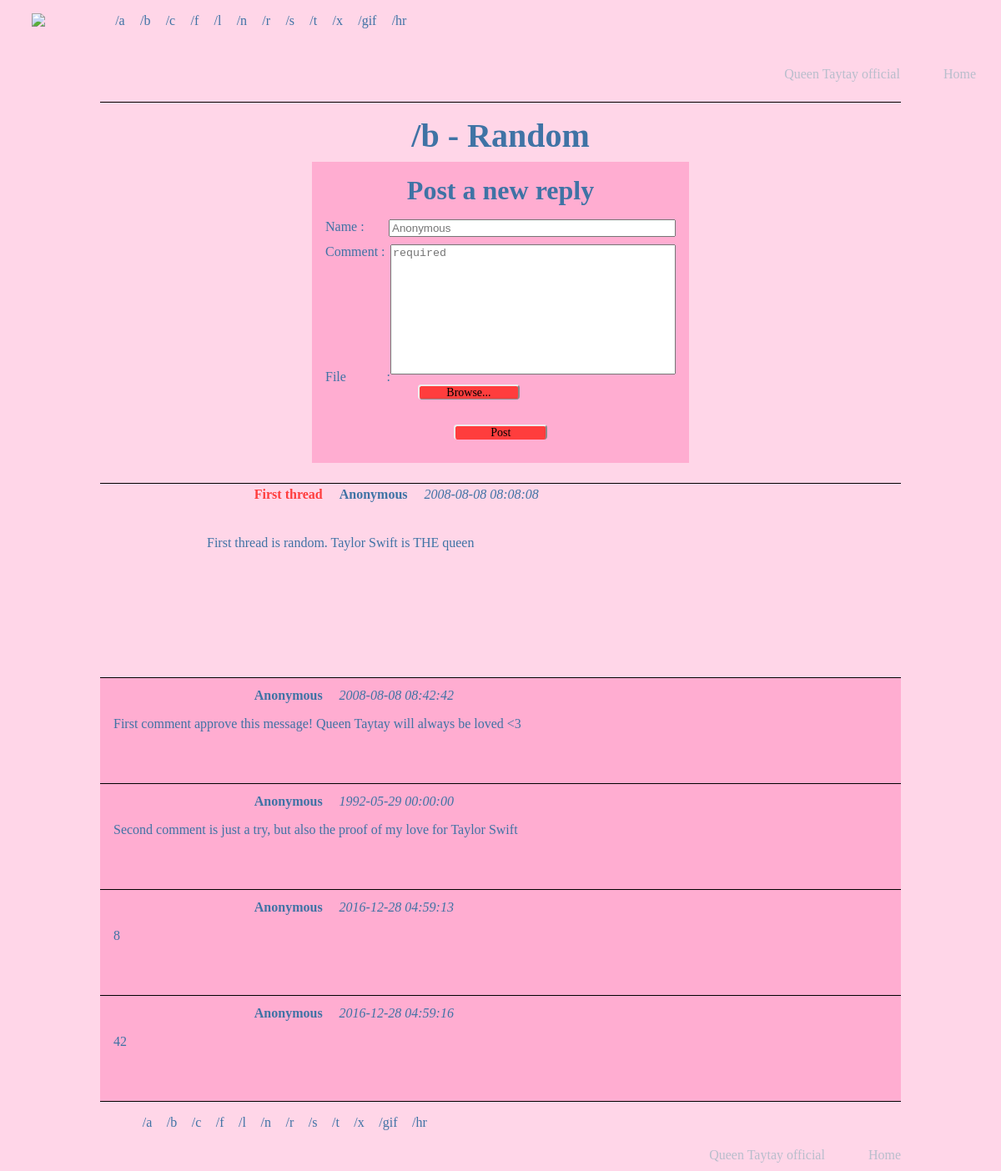
/reply.php?id=1, run on the app's committed database.
### tables this page shows
CREATE TABLE `category` (
  `id` int(11) NOT NULL,
  `type` varchar(8) NOT NULL,
  `category` varchar(123) NOT NULL
);

CREATE TABLE `thread` (
  `id` int(11) NOT NULL,
  `category_id` int(11) DEFAULT NULL,
  `title` varchar(63) DEFAULT NULL,
  `name` varchar(42) DEFAULT 'Anonymous',
  `comment` longtext,
  `date` datetime DEFAULT NULL,
  `file` text
);

CREATE TABLE `reply` (
  `id` int(11) NOT NULL,
  `thread_id` int(11) NOT NULL,
  `name` varchar(25) NOT NULL DEFAULT 'Anonymous',
  `comment` text NOT NULL,
  `date` datetime NOT NULL,
  `file` text NOT NULL
);

### connect.php (called while the page is built, shortened)
<?php
function secureGet($array)
{
	foreach ($array as $key => $value)
	{
		$array[$key] = htmlspecialchars($value);
		$array[$key] = htmlentities($value);
	}
	return $array;
};

### reply.php (the view, shortened to what this page needs)
<?php
	$whatForm = 'reply';
	require_once 'connect.php';
	$thread = 'SELECT
	`category_id`,
	`title`,
	`name`,
	`date`,
	`id`,
	`file`,
	`comment`
	FROM
	`thread`
	WHERE
	`id`= :id
	;';
	$getThread = $pdo->prepare($thread);
    $getThread->bindValue(':id', $_GET['id'], PDO::PARAM_INT);
    $getThread->execute();
    $rowThread = $getThread->fetch(PDO::FETCH_ASSOC);
    $rowThread = secureGet($rowThread);
	$reply = 'SELECT
	`name`,
	`date`,
	`file`,
	`comment`
	FROM
	`reply`
	WHERE
	`thread_id`= :thread_id
	;';
	$getReply = $pdo->prepare($reply);
   	$getReply->bindValue(':thread_id', $_GET['id'], PDO::PARAM_INT);
   	$getReply->execute();
    $title = 'SELECT
    `id`,
	`type`,
	`category`
	FROM
	`category`
	;';
	$stmt = $pdo->prepare($title);
    $stmt->execute();
    $headList = $stmt->fetchAll();
    $getTitle = array();
    foreach ($headList as $key => $value) {
    	if($headList[$key]['id']==$rowThread['category_id'])
    	{
    		array_push($getTitle, $headList[$key]['type'], $headList[$key]['category'], $headList[$key]['id']);
    	}
    }
?>
<!DOCTYPE html>
<html>
<head>
	<link rel="stylesheet" type="text/css" href="styles/tschan.css">
</head>
<body>
	<?php
		require_once('header.php');
		require_once('form.php');
	?>
		<article class="article">
			<div class="op">
				<ul class="info">
					<li><span class="title"><?=$rowThread['title']?></span></li>
					<li><strong><?=$rowThread['name']?></strong></li>
					<li><em><?=$rowThread['date']?></em></li>
				</ul>
				<p>
					<?=$rowThread['comment']?>
				</p>
			</div>
		</article>
		<?php
			while ($rowReply = $getReply->fetch(PDO::FETCH_ASSOC)):
				$rowReply = secureGet($rowReply);
		?>
			<section class="reply onreply">
				<ul class="info">
					<li><strong><?=$rowReply['name']?></strong></li>
					<li><em><?=$rowReply['date']?></em></li>
				</ul>
				<p>
					<?=$rowReply['comment']?>
				</p>
			</section>
	<?php
		endwhile;
		require_once('footer.php');
	?>
</body>
</html>

### header.php
<header class="page">
	<a href="index.php"><img src="content/logoSwift.png" class="logo"></a>
	<ul class="headList">
<?php foreach ($headList as $key => $value): ?>
		<li class="navList" title="<?=$headList[$key]['category']?>"><a href="thread.php?id=<?=$headList[$key]['id']?>">/<?=$headList[$key]['type']?></a></li>
<?php endforeach; ?>
	</ul>
	<nav class="headNav">
		<a href="http://www.taylorswift.com">Queen Taytay official</a>
		<a href="index.php">Home</a>
	</nav>
</header>

### form.php (shortened to what this page needs)
<main>
	<div class="thForm">
<?php
	if (isset($_GET['id'])):
?>
	<h2>/<?=$getTitle['0']?> - <?=$getTitle['1']?></h2>
		<h3 id="formTitle">Post a new <?=$whatForm?></h3>
		<form id="dropper" class="newThread" method="post" enctype="multipart/form-data">
			<div class="formLine">
				<span class="what">Name :</span>
				<input class="formContent" type="text" name="name" placeholder="Anonymous">
			</div>
			<div class="textarea">
				<span class="what">Comment :</span>
				<textarea class="formContent" name="comment" maxlength="4208" rows="10" placeholder="required" selectionDirection="none" required="required"></textarea>
			</div>
			<div class="formLine">
				<span class="what">File :</span>
				<label for="file" class="browse">Browse...</label>
			</div>
			<div class="formLine">
			</div>
			<div class="formLine">
				<label id="button" class="post">Post</label>
			</div>
		</form>
	</div>
<?php
	endif;
?>

### footer.php
</main>
<footer>
	<ul class="footList">
<?php foreach ($headList as $key => $value): ?>
		<li class="navList" title="<?=$headList[$key]['category']?>"><a href="thread.php?id=<?=$headList[$key]['id']?>">/<?=$headList[$key]['type']?></a></li>
<?php endforeach; ?>
	</ul>
	<nav class="footNav">
		<a href="http://www.taylorswift.com">Queen Taytay official</a>
		<a href="index.php">Home</a>
	</nav>
</footer>

### styles/tschan.css (style rules this page uses)
body { background-color: #FFD6E8; margin: 0; font-size: 1em; color: #3F73A5; }
ul { list-style: none; }
li a { color: #3F73A5; }
a { text-decoration: none; color: #B8BECC; }
.navList { margin-left: 8px; }
.page { width: 95%; max-height: 84px; margin: 0 auto; }
.logo { height: 84px; float: left; margin-left: 8px; }
.headList { margin-left: 5%; margin-bottom: 5px; max-height: 100%; }
.headList li { display: inline; padding: 0.3%; }
.headNav { float: right; display: inline; margin-top: 2.56em; }
.headNav a { margin-left: 3em; font-size: 1em; }
.formLine .post { display: flex; width: 8%; margin: 0 auto; padding-left: 42px; background-color: #FF3D3D; border-radius: 4px; text-align: center; }
.browse, .post { -moz-box-shadow:inset 0px 39px 0px -24px #FF3D3D; -webkit-box-shadow:inset 0px 39px 0px -24px #FF3D3D; box-shadow:inset 0px 39px 0px -24px #FF3D3D; background-color: #8A8A8A; -moz-border-radius:4px; -webkit-border-radius:4px; border-radius:4px; border-top: 2px solid #EFEFEF; border-left: 2px solid #EFEFEF; border-right: 2px solid #8A8A8A; display:inline-block; cursor:pointer; color:black; font-family: Lucida ; font-size:14px; padding: 0 32px; margin-left: 26.5%; }
h2 { display: block; width: 500px; margin: 0 auto; text-align: center; font-size: 2.5em; padding-top: 8px; padding-bottom: 8px; }
h3 { display: block; max-width: 452px; margin: 0 auto; background-color: #ffadd1; text-align: center; padding-top: 16px; font-size: 2em; }
.thForm { max-width: 80%; margin: 0 auto; margin-top: 88px; border-top: 1px solid black; text-align: justify; padding-top: 8px; padding-bottom: 8px; }
.newThread { padding: 16px; max-width: 420px; height: auto; margin: 0 auto; background-color: #ffadd1; }
.newThread input, .newThread textarea { width: 80%; float: right; resize: none; }
.newThread .formLine { display: block; min-height: 30px; }
.newThread .textarea { display: block; height: 150px; }
.what { height: 100%; }
.op { min-height: 100%; margin-bottom: 42px; }
ul.info { width: 69%; padding-top: 4px; margin-bottom: 0px; margin: 0 auto; }
.info li { display: inline; margin-left: 1em; }
.title { color: #FF3D3D; font-weight: bold; }
.op p { padding-top: 1.5em; padding-left: 8em; }
.reply { background-color: #FFADD1; margin-left: 3em; }
footer { border-top: 1px solid black; max-width: 80%; margin: 0 auto; }
.footNav { float: right; display: inline; margin-top: 1em; margin-bottom: 10px; }
.footNav a { margin-left: 3em; font-size: 1em; text-decoration: none; color: #B8BECC; }
.footList { margin-bottom: 5px; max-height: 100%; }
.footList li { display: inline; padding: 0.3%; }
.article { max-width: 80%; min-height: 216px; margin: 0 auto; margin-top: 16px; border-top: 1px solid black; padding-bottom: 16px; }
section.reply { width: 80%; min-height: 110px; margin: 0 auto; padding-bottom: 8px; padding-top: 8px; border-top: 1px solid black; }
.reply .info { margin-top: 0px; }
.reply p { margin-left: 1em; }

### data on the page
category: type "a"
category: type "b", category "Random"
category: type "c"
category: type "f"
category: type "l"
category: type "n"
category: type "r"
category: type "s"
category: type "t"
category: type "x"
category: type "gif"
category: type "hr"
thread: title "First thread", name "Anonymous", date "2008-08-08 08:08:08", comment "First thread is random. Taylor Swift is THE queen"
reply: name "Anonymous", date "2008-08-08 08:42:42", comment "First comment approve this message! Queen Taytay will always be loved <3"
reply: name "Anonymous", date "1992-05-29 00:00:00", comment "Second comment is just a try, but also the proof of my love for Taylor Swift"
reply: name "Anonymous", date "2016-12-28 04:59:13", comment "8"
reply: name "Anonymous", date "2016-12-28 04:59:16", comment "42"

### other printed values
$whatForm "reply"
